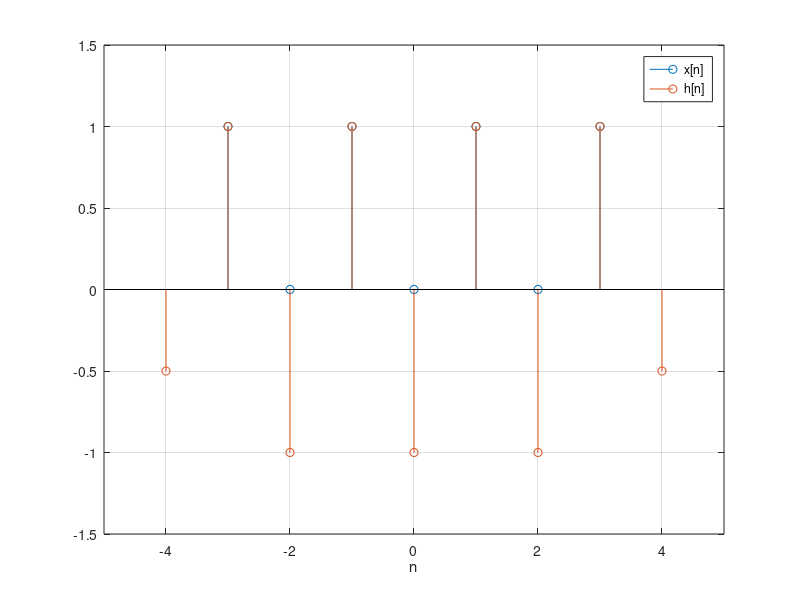

MATLAB code for this plot: (Note: this script raises an error after producing the figure.)
close all; clear all;

%% Assignment 1: Convolution
nx = [-3 -2 -1 0 1 2 3];
x = [1 0 1 0 1 0 1]; %start at n=-3, ends at n=3
h = [-0.5 1 -0.5 ];
y = conv(x,h);
ny = linspace(nx(1) - 1, length(y)+nx(1)-1-1,length(y));
stem(nx,x);
hold on;
stem(ny,y);
xlim([min([nx,ny])-1 max([nx,ny])+1]);
ylim([min([x,y])-0.5 max([x,y])+0.5]);
grid on;
legend('x[n]','h[n]');
xlabel('n');

%% Assignment 2: Fade-in and -out of convolution
%a
%the length should be equal to N + M -1

%b sample n =[1:8] have no fade-in and fade-out

%% Assignment 4: Frequency response
figure;
N = 1000;
nh = [-1 0 1];
h = [0.5 1 0.5];
H = FTD(nh,h,N);
plotMagPhase(H,N);

%% Assignment 5: Frequency response of causal filter
% a&b)
N = 1000;
nhcausal = [0 1 2];
hcausal = [0.5 1 0.5];
Hcausal = FTD(nhcausal, hcausal, N);
plotMagPhase(Hcausal,N);

%c) the only difference is the phase difference

%% Assignment 8: Sampling a sinusoidal signal
figure;
f=3200; A = 1; phi = 0; fs = 4000;
N = 1000*1/f*fs; %%100 periods
n = 0:(N-1);
theta = 2*pi*(f/fs);
x = A*sin(theta.*n+phi);
stem(1/fs.*n,x);
hold on;
t = 0:0.000001:10;
plot(t,A*sin(2*pi*f.*t+phi));
xlim([0 1/f*2]);
grid on;
soundsc(x,fs);

%% Assignment 9: Visualization of 'aliasing' via time domain
clear all;
fs = 0.5;
f1 = 0.2; f2 = 0.7; f3 = 1.2;
phi = pi/4;
t = 0:0.001:1/f1;
n = 0:length(0:1/fs:1/f1)-1;
figure;
plot(t,cos(2*pi.*f1.*t + phi));
hold on;
plot(t,cos(2*pi.*f2.*t + phi));
plot(t,cos(2*pi.*f3.*t + phi));
stem(n*1/fs,cos(2*pi*f1/fs.*n+phi));
